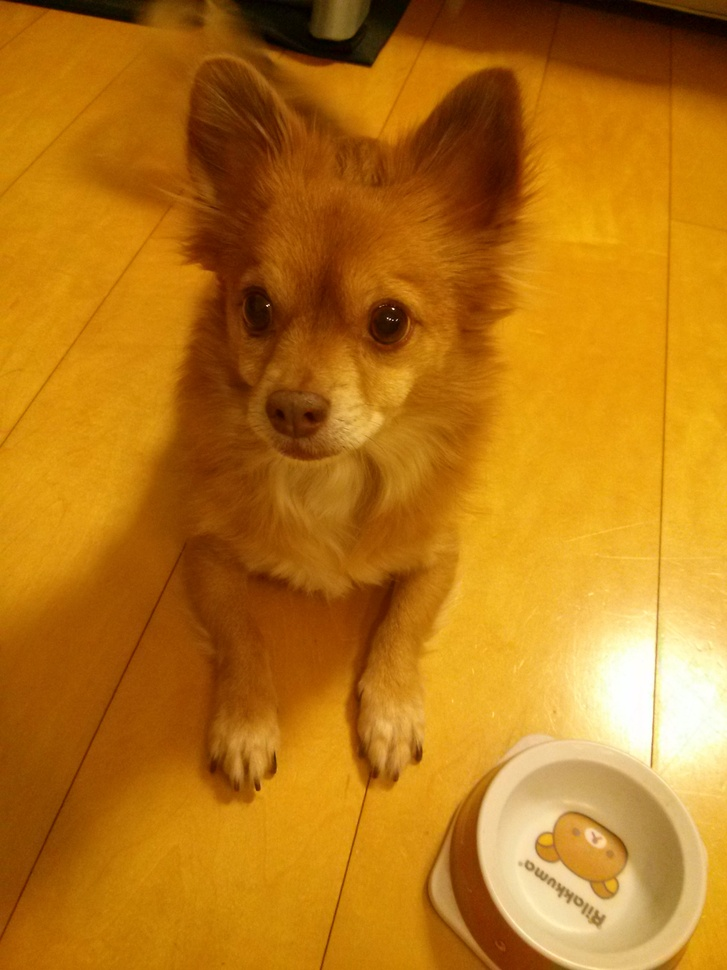
#> input picture cs3-10/cs3-10-quiz.jpg, 727 x 970 px, shrunk from 1920 x 2560 before the run
$ jupyter execute cs3-10-quiz-sample.ipynb
#> lines starting #> are read from the running program, lines starting #| are printed output that depends on the picture
[cell 1]
import numpy as np
import matplotlib.pyplot as plt
from PIL import Image, ImageFilter

[cell 2]
img_in = 'cs3-10-quiz.jpg'
img = Image.open(img_in)
#> img is the input picture: PIL image 727x970 RGB; mean R, G, B 183.8, 117.9, 22.8

[cell 3]
plt.imshow(img)
plt.show()

[cell 4]
print(img.format, img.size,
      img.width, img.height, img.mode)
#| JPEG (727, 970) 727 970 RGB

[cell 5]
data = np.array(img)
print(data.shape)
#| (970, 727, 3)

[cell 6]
img_rot = img.rotate(-30)
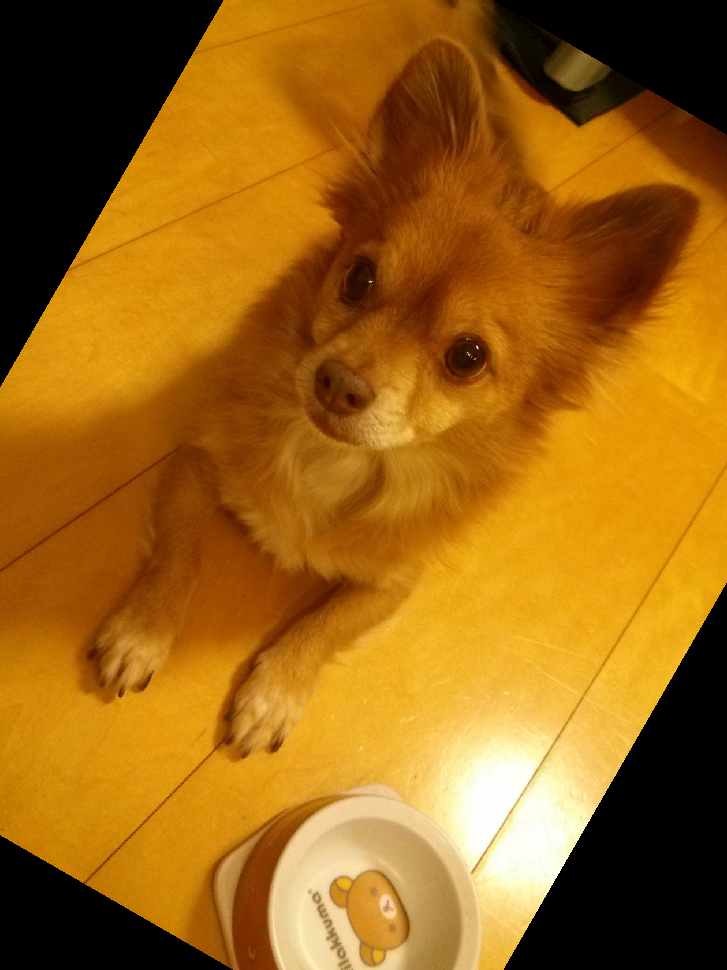
#> img_rot: PIL image 727x970 RGB; mean R, G, B 155.3, 100.4, 20.6
